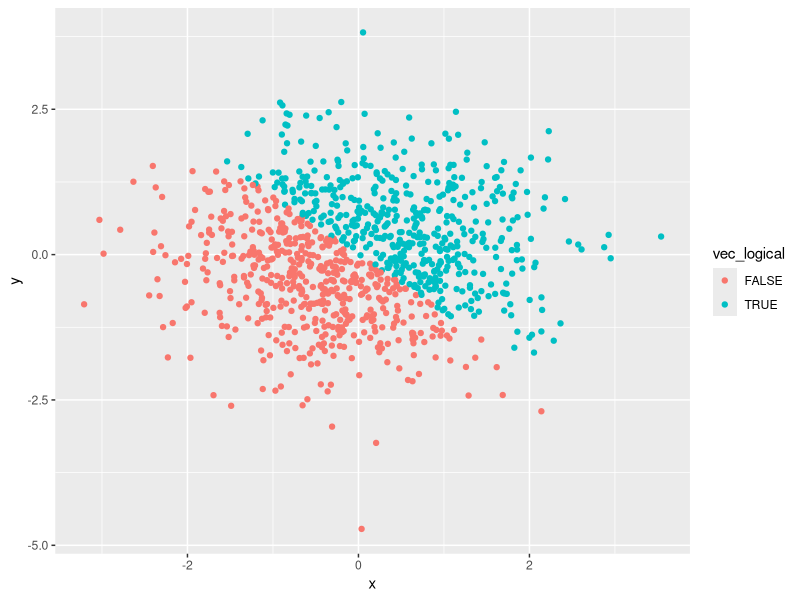
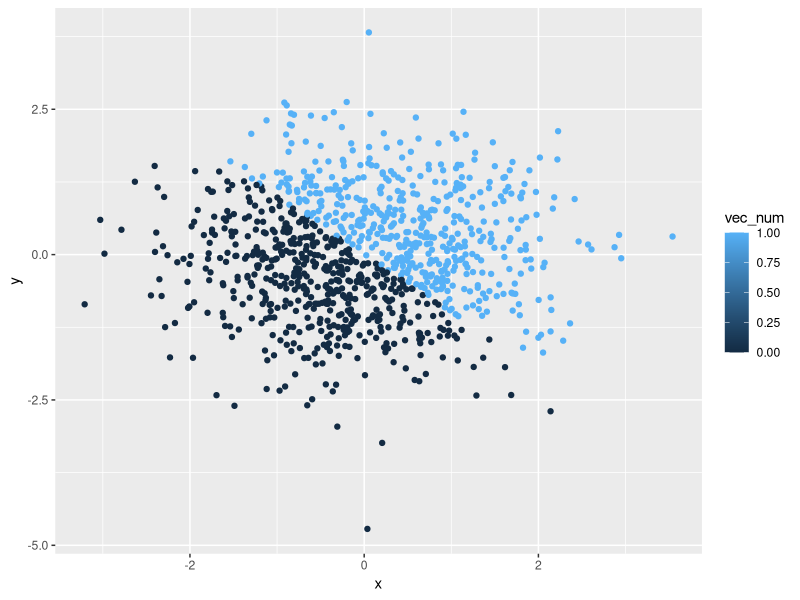
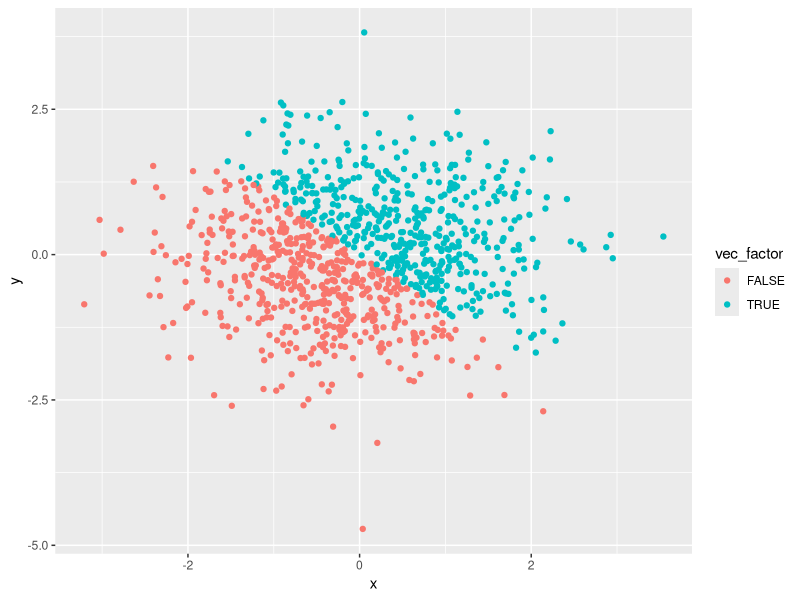

Generate these figures, in order, with R:
## ---- chunk 1
knitr::opts_chunk$set(echo = TRUE)
library(tidyverse)
## ---- chunk 2
prob1_df = tibble (
  vec_runif = runif(10, min = 0, max = 5), 
  vec_logical = c(vec_runif > 2), # judge the vec_runif and reture True or False
  vec_char = c("p8105", "data", "science", "is", "great", 
               "my", "name", "is", "guojing", "wu"), 
  vec_factor = factor(c(1, 2, 3, 1, 2, 3, 1, 2, 3, 1))
)

# show the result
prob1_df
## ---- chunk 3
mean(prob1_df$vec_runif)
## ---- chunk 4
mean(prob1_df$vec_logical)
## ---- chunk 5
mean(prob1_df$vec_char)
## ---- chunk 6
mean(prob1_df$vec_factor)
## ---- chunk 7
as.numeric(prob1_df$vec_logical)
as.numeric(prob1_df$vec_char)
as.numeric(prob1_df$vec_factor)
## ---- chunk 8
vec_factor_2 = factor(c("a", "a", "b", "b", "b", "c", "d", "e", "f", "g"))
as.numeric(vec_factor_2)
## ---- chunk 9
as.numeric(as.factor(prob1_df$vec_char))
## ---- chunk 10
as.numeric(as.character(prob1_df$vec_factor))
## ---- chunk 11
prob2_df = tibble(
  x = rnorm(1000), 
  y = rnorm(1000), 
  vec_logical = ((x + y) >0), 
  vec_num = as.numeric(vec_logical), 
  vec_factor = as.factor(vec_logical)
)
## ---- chunk 12
ggplot(prob2_df, aes(x = x, y = y)) + 
  geom_point(aes(color = vec_logical))
## ---- chunk 13
ggplot(prob2_df, aes(x = x, y = y)) + 
  geom_point(aes(color = vec_num))
## ---- chunk 14
ggplot(prob2_df, aes(x = x, y = y)) + 
  geom_point(aes(color = vec_factor))
